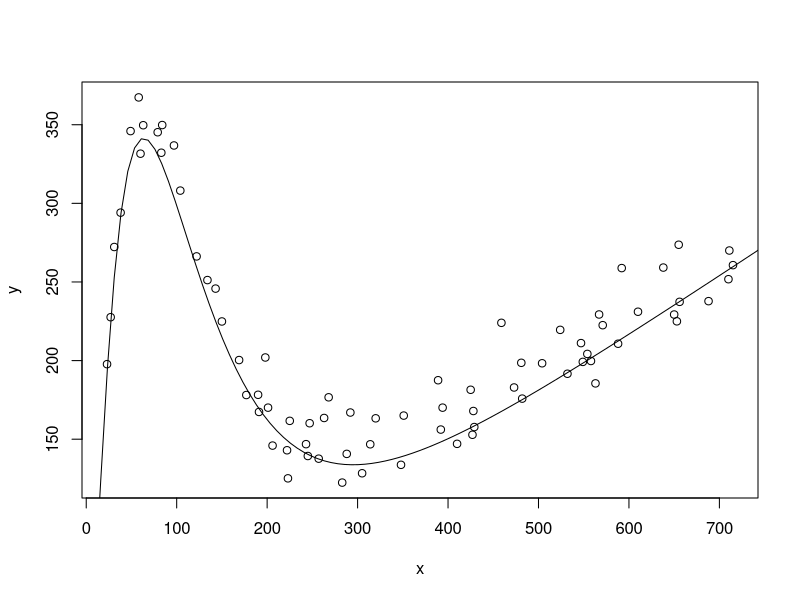

Recreate this plot in R.
n <- 750
r <- 75
vect <- seq(n) 
signal<-function(n)
{(n^2.75)/exp(sqrt(n/2)) +.40*n -sqrt(n)}
x <- sample(vect, r)
noise<- rnorm(r, mean=10, sd=20)
#y <- rnorm(r, (x^2.75)/exp(sqrt(x/2)) +.40*x -sqrt(x), 20)
y <- signal(x) + noise
Data <- data.frame(x, y)
plot(y ~ x, Data)
curve(signal(x), from=1, to=n, , xlab="x", ylab="y", add=TRUE)
